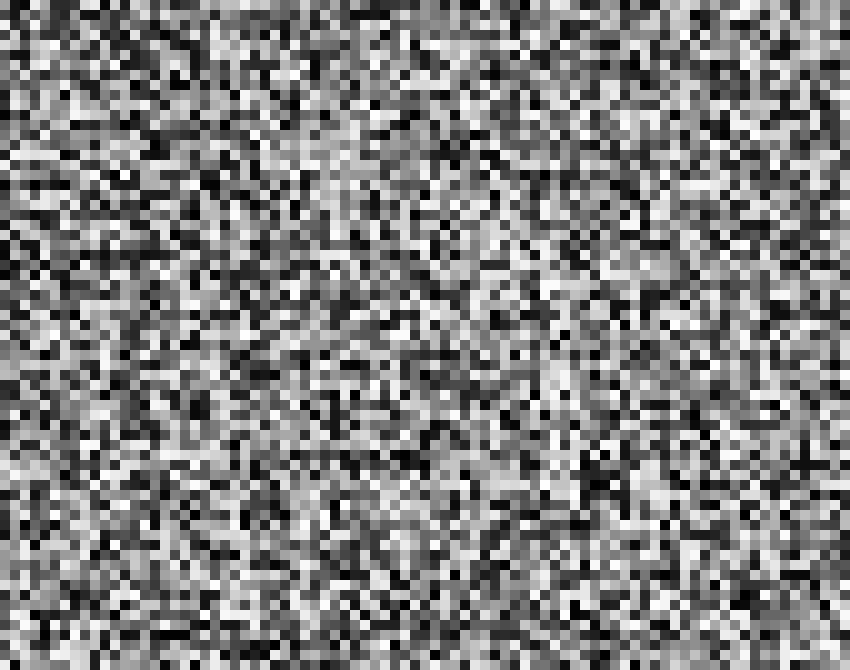
Frame 1 (no input)
Frame 60 (the mouse pressed at the canvas centre just before this capture): identical to frame 1, image omitted
Frame 120 (the mouse held since frame 60 and released just before this capture): identical to frame 1, image omitted

The Processing sketch that drew this single still picture (run headless with seeded random() and noise(); from frame 60 on, the mouse is pressed at the canvas centre):

// Processing sketch: processing_78548
// ── processing_78548.pde

int i = 0;
float squareColor = 0;
int squareX = 0;
int squareY = 0;
int maxX = width;
int maxY = height;
void setup() {
  size(850, 670);
  maxX = width;
  maxY = height;
  while (maxX != squareX) {
    while (maxY != squareY) {
      squareColor = random(255);
      noStroke();
      fill(squareColor);
      rect(squareX, squareY, 10, 10);
      squareY = squareY + 10;
    }
    squareY = 0;
    squareX = squareX + 10;
  }
  squareX = 0;
}
void draw() {
}
void mousePressed() {
  maxX = width;
  maxY = height;
  while (maxX != squareX) {
    while (maxY != squareY) {
      squareColor = random(255);
      noStroke();
      fill(squareColor);
      rect(squareX, squareY, 10, 10);
      squareY = squareY + 10;
    }
    squareY = 0;
    squareX = squareX + 10;
  }
  squareX = 0;
}
void keyPressed() {
  maxX = width;
  maxY = height;
  while (maxX != squareX) {
    while (maxY != squareY) {
      squareColor = random(255);
      noStroke();
      fill(squareColor);
      rect(squareX, squareY, 10, 10);
      squareY = squareY + 10;
    }
    squareY = 0;
    squareX = squareX + 10;
  }
  squareX = 0;
}
